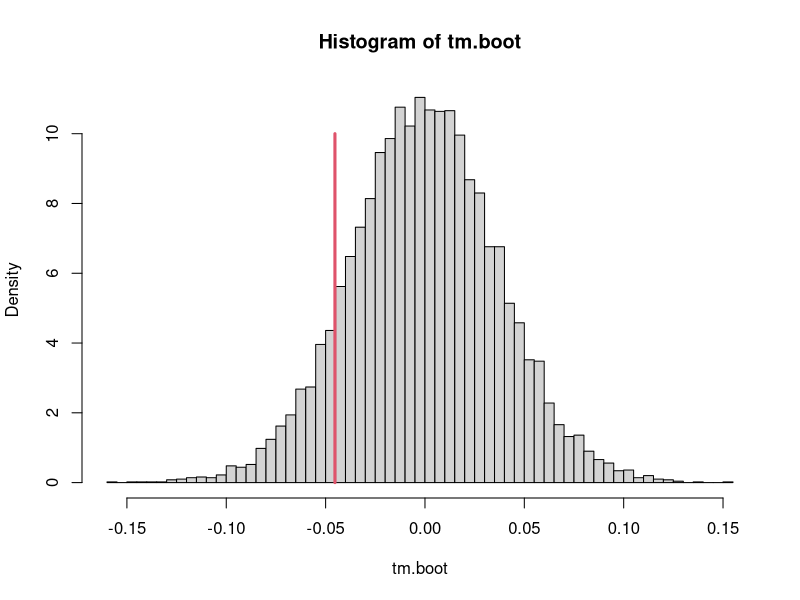
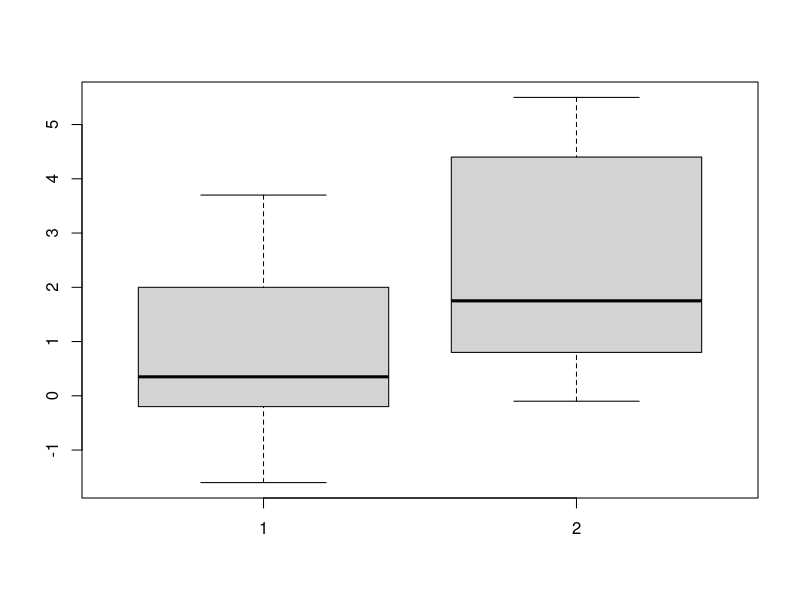
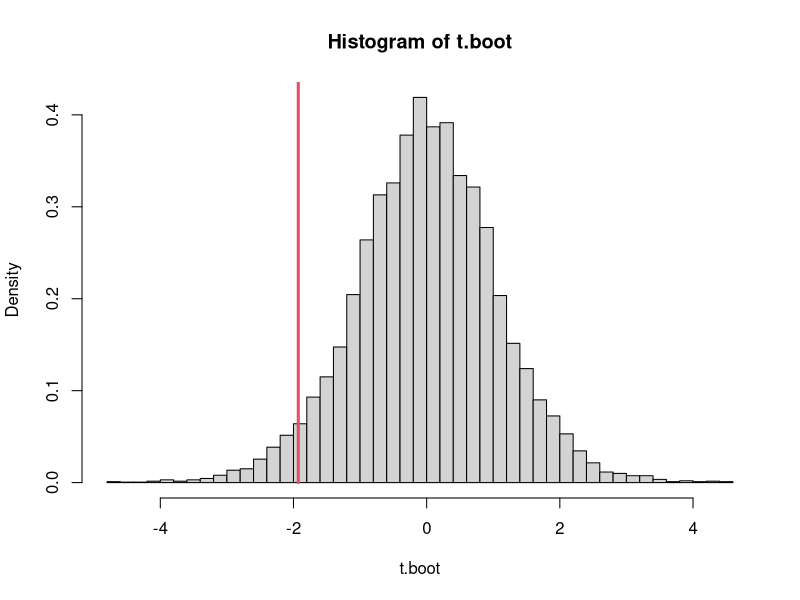
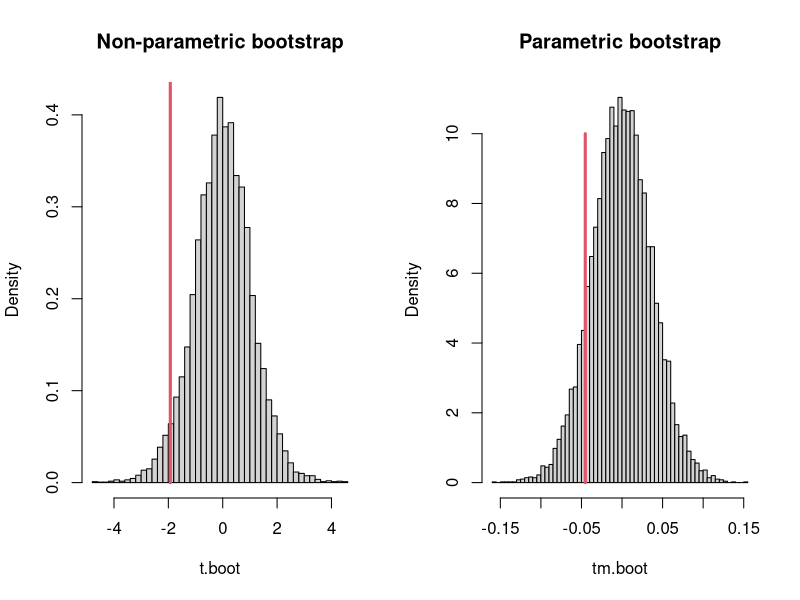

Here is the R script that generated these plots, in order:
library(dplyr)

attach(sleep)

extra<- c(0.7,-1.6,-0.2,-1.2,-0.1,3.4,3.7,0.8,0.0,2.0,
          1.9,0.8,1.1,0.1,-0.1,4.4,5.5,1.6,4.6,4.3)
group<-c(rep(1,10),rep(2,10))
ID <- c(1:20)
(sleepdf <- data.frame(extra,group,ID))

# classical two-samples t-test for two independent samples.
#t.test(extra ~ group, var.equal = TRUE) 

(group1 <- sleepdf %>%
    filter(group==1) %>%
    select(extra))

(group2 <- sleepdf %>%
    filter(group==2) %>%
    select(extra))

group1 <- group1$extra
group2 <- group2$extra

## classical test
mean(group1)
mean(group2)

png("pictures/boxplot2.png", width = 18, 
    height = 10, units = "cm", res = 300)
boxplot(group1, group2)
dev.off()

t.test(group1, group2, var.equal = TRUE) 

### ------2.2 -------------------------------------------------------------------
### Non parametric bootstrap test using the two-samples t-test statistic
# as a test statistic.

(t.obs <- t.test(group1, group2)$statistic) # extract test statistic

z <- c(group1, group2)
z

m <- length(group1)
n <- length(group2)
mn <- m + n

set.seed(2025)
B <- 10000

t.boot <- c(1:B)
for (b in 1:B)
{
  z.b <- sample(z, size=mn, replace=T)
  x.b <- z.b[1:n]
  y.b <- z.b[(n+1):mn]
  t.boot[b]<-t.test(x.b,y.b)$statistic
}

png("pictures/hist2.1.png", width = 18, 
    height = 10, units = "cm", res = 300)
hist(t.boot,nclass=50,probability=T)
lines(c(t.obs,t.obs),c(0,1),lwd=3,col=2)
dev.off()

# bootstrap p value
(Pmc <- (1+sum(t.boot > t.obs))/(B+1))  # 0.9627037


### 2.3 -----------------------------------------------------------------------

# define test statistic tm
group1 <- sleepdf$extra[sleepdf$group == 1]
group2 <- sleepdf$extra[sleepdf$group == 2]
M1 <- median(group1)
M2 <- median(group2)

SM_x <- sum(abs(group1 - M1)) + sum(abs(group2 - M2))
(tm.obs <- (M1 - M2) / SM_x)

(sd.group1 <- sd(group1))
(sd.group2 <- sd(group2))

# Parametric bootstrap
set.seed(1423) 
B <- 10000  
tm.boot <- c(1:B)
(pooled.mean <- mean(c(group1, group2)))


for (b in 1:B) {
  # Simulate new data under the null (common distribution)
  group1.boot <- rnorm(n, pooled.mean, sd.group1)
  group2.boot <- rnorm(n, pooled.mean, sd.group2)
  M1.boot <- median(group1.boot)
  M2.boot <- median(group2.boot)
  SM.boot <- sum(abs(group1.boot - M1.boot)) + sum(abs(group2.boot - M2.boot))
  tm.boot[b] <- (M1.boot - M2.boot) / SM.boot
}

hist(tm.boot,nclass=50,probability=T)
lines(c(tm.obs,tm.obs),c(0,10),lwd=3,col=2)

(pmc <- (1+sum(abs(tm.boot) >= abs(tm.obs)))/(B+1))  # 0.2143786


## 2.4 -----------------------------------------------------------------


png("pictures/hist2.3.png", width = 18, 
    height = 10, units = "cm", res = 300)

par(mfrow = c(1, 2))

hist(t.boot,nclass=50,probability=T, main = "Non-parametric bootstrap")
lines(c(t.obs,t.obs),c(0,1),lwd=3,col=2)

hist(tm.boot,nclass=50,probability=T, main = "Parametric bootstrap")
lines(c(tm.obs,tm.obs),c(0,10),lwd=3,col=2)

dev.off()

par(mfrow = c(1, 1))